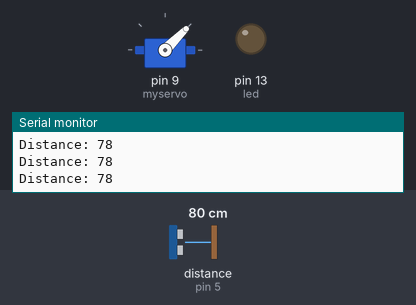
Recording of a sketch running on a simulated Arduino Uno, built with avr-gcc and run on an emulated ATmega328P. Parts: servo, output pins drawn as LEDs (lit = HIGH), the last lines printed to the serial monitor. Wiring (inferred from the names in the program): ultrasonic range finder: trigger pin 6; echo pin 5. The inputs (shaded band) are chosen by the test bench; at power-on: distance to the obstacle (sensor on pin 5) 80 cm. The echo pulse lasts 58.3 µs per cm; pins used as bus, display or sensor lines are not drawn.

Above: at 1.2 s.
1.3 s: distance to the obstacle (sensor on pin 5) set to 10 cm
4.3 s: distance to the obstacle (sensor on pin 5) set to 7 cm
At 5.1 s:
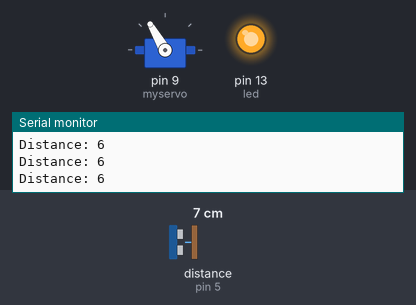
5.8 s: distance to the obstacle (sensor on pin 5) set to 9 cm
At 6.3 s:
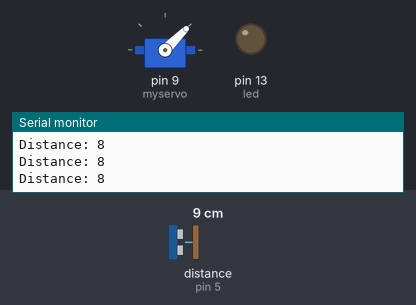
8.8 s: distance to the obstacle (sensor on pin 5) set to 2 cm
At 9.8 s:
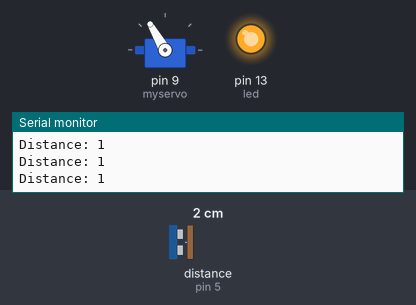
Timing chart, 0 to 11.8 s (numbered marks = the images above; inputs shaded):
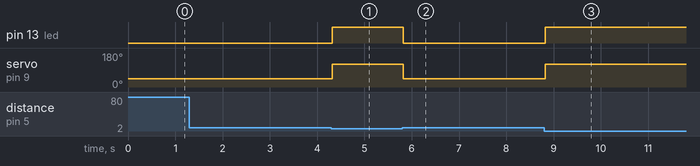

Measured:
- the behaviour switches between 9 and 8 cm on distance to the obstacle (sensor on pin 5) (found by bisection; images 0 and 1)
- after the input at 4.3 s, pin 13 (led): LOW → HIGH at once; servo on pin 9 (myservo): 45° → 120° at once
- after the input at 5.8 s, pin 13 (led): HIGH → LOW at once; servo on pin 9 (myservo): 120° → 45° at once
- after the input at 8.8 s, pin 13 (led): LOW → HIGH at once; servo on pin 9 (myservo): 45° → 120° at once

The sketch:

Automatic_Sanitizer_Dispenser.ino
```cpp
#include <Servo.h>
Servo myservo;

const int trigPin = 6;
const int echoPin = 5;
const int led = 13;

long duration;
int distance;

void setup() {
myservo.attach(9);
myservo.write(45);
pinMode(trigPin, OUTPUT);
pinMode(echoPin, INPUT);
pinMode(led, OUTPUT);
Serial.begin(9600);
}
void loop() {

digitalWrite(trigPin, LOW);
delayMicroseconds(2);
digitalWrite(trigPin, HIGH);
delayMicroseconds(10);
digitalWrite(trigPin, LOW);
duration = pulseIn(echoPin, HIGH);
distance= duration*0.034/2;
Serial.print("Distance: ");
Serial.println(distance);

if (distance < 8){
  myservo.write(120);
  digitalWrite(led, HIGH);
}
else {
  myservo.write(45);
  digitalWrite(led,LOW);
}
}
```
